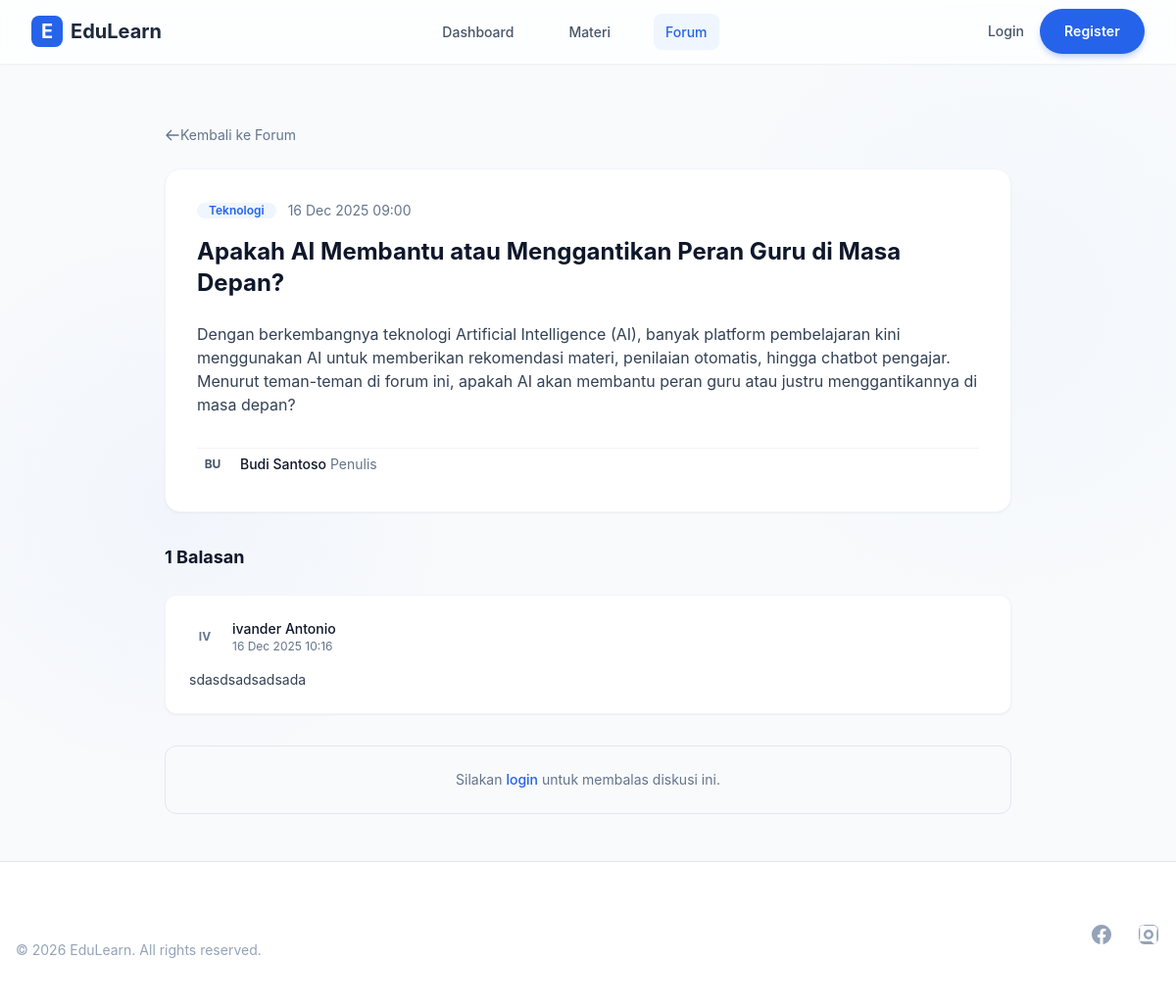
Screenshot of /forum/view.php?id=7 with the database file from the repository.
### tables this page shows
CREATE TABLE `forum_threads` (
  `id` int(11) NOT NULL,
  `user_id` int(11) NOT NULL,
  `title` varchar(200) NOT NULL,
  `category` varchar(50) DEFAULT NULL,
  `material_id` int(11) DEFAULT NULL,
  `content` text DEFAULT NULL,
  `created_at` timestamp NOT NULL DEFAULT current_timestamp()
);

CREATE TABLE `users` (
  `id` int(11) NOT NULL,
  `username` varchar(50) NOT NULL,
  `password` varchar(255) NOT NULL,
  `full_name` varchar(100) NOT NULL,
  `role` varchar(20) DEFAULT 'user'
);

CREATE TABLE `forum_replies` (
  `id` int(11) NOT NULL,
  `thread_id` int(11) NOT NULL,
  `user_id` int(11) NOT NULL,
  `content` text DEFAULT NULL,
  `created_at` timestamp NOT NULL DEFAULT current_timestamp()
);

### forum/view.php (the view, shortened to what this page needs)
<?php
require_once '../config/database.php';
require_once '../includes/header.php';
$id = $_GET['id'] ?? 0;
$stmt = $pdo->prepare("SELECT f.*, u.full_name FROM forum_threads f JOIN users u ON f.user_id = u.id WHERE f.id = ?");
$stmt->execute([$id]);
$thread = $stmt->fetch();
$stmt = $pdo->prepare("SELECT r.*, u.full_name FROM forum_replies r JOIN users u ON r.user_id = u.id WHERE r.thread_id = ? ORDER BY r.created_at ASC");
$stmt->execute([$id]);
$replies = $stmt->fetchAll();
?>
<div class="max-w-4xl mx-auto py-12 px-4 sm:px-6 lg:px-8">
    <div class="flex items-center gap-4 mb-6">
        <a href="index.php" class="inline-flex items-center text-sm text-slate-500 hover:text-primary-600">
            <svg class="w-4 h-4 mr-1" fill="none" stroke="currentColor" viewBox="0 0 24 24"><path stroke-linecap="round" stroke-linejoin="round" stroke-width="2" d="M10 19l-7-7m0 0l7-7m-7 7h18"></path></svg>
            Kembali ke Forum
        </a>
    </div>
    <div class="bg-white rounded-2xl shadow-sm border border-slate-100 overflow-hidden mb-8">
        <div class="p-8">
            <div class="flex items-center gap-3 mb-4">
                <span class="px-3 py-1 bg-primary-50 text-primary-600 text-xs font-semibold rounded-full"><?php echo htmlspecialchars($thread['category']); ?></span>
                <span class="text-sm text-slate-500"><?php echo date('d M Y H:i', strtotime($thread['created_at'])); ?></span>
            </div>
            <h1 class="text-2xl font-bold text-gray-900 mb-6"><?php echo htmlspecialchars($thread['title']); ?></h1>
            <div class="prose max-w-none text-slate-700 mb-8 whitespace-pre-wrap leading-relaxed"><?php echo htmlspecialchars($thread['content']); ?></div>
            <div class="flex items-center gap-3 pt-6 border-t border-slate-100">
                <div class="w-8 h-8 rounded-full bg-slate-200 flex items-center justify-center font-bold text-slate-600 text-xs">
                    <?php echo strtoupper(substr($thread['full_name'], 0, 2)); ?>
                </div>
                <div class="text-sm">
                    <span class="font-medium text-gray-900"><?php echo htmlspecialchars($thread['full_name']); ?></span>
                    <span class="text-slate-500">Penulis</span>
                </div>
            </div>
        </div>
    </div>
    <div class="space-y-6">
        <h3 class="text-lg font-bold text-gray-900"><?php echo count($replies); ?> Balasan</h3>
        <?php foreach ($replies as $reply): ?>
            <div class="bg-white rounded-xl shadow-sm border border-slate-100 p-6 ml-4 sm:ml-8 border-l-4 <?php echo $reply['user_id'] == $thread['user_id'] ? 'border-l-primary-500' : 'border-l-transparent'; ?>">
                <div class="flex justify-between items-start mb-4">
                    <div class="flex items-center gap-3">
                        <div class="w-8 h-8 rounded-full bg-slate-100 flex items-center justify-center font-bold text-slate-500 text-xs">
                            <?php echo strtoupper(substr($reply['full_name'], 0, 2)); ?>
                        </div>
                        <div>
                            <p class="text-sm font-medium text-gray-900">
                                <?php echo htmlspecialchars($reply['full_name']); ?>
                            </p>
                            <p class="text-xs text-slate-500"><?php echo date('d M Y H:i', strtotime($reply['created_at'])); ?></p>
                        </div>
                    </div>
                </div>
                <div class="text-slate-700 text-sm leading-relaxed whitespace-pre-wrap"><?php echo htmlspecialchars($reply['content']); ?></div>
            </div>
        <?php endforeach; ?>
    </div>
    <?php if (isset($_SESSION['user_id'])): ?>
        <div class="mt-8 bg-white rounded-xl shadow-sm border border-slate-100 p-6">
            <h3 class="text-lg font-bold text-gray-900 mb-4">Balas Diskusi</h3>
            <form action="" method="POST">
                <div class="mb-4">
                    <textarea name="content" rows="4" class="block w-full rounded-md border-gray-300 shadow-sm focus:border-primary-500 focus:ring-primary-500 sm:text-sm p-3 border" placeholder="Tulis balasanmu disini..."></textarea>
                </div>
                <div class="flex justify-end">
                    <button type="submit" class="inline-flex items-center px-4 py-2 border border-transparent text-sm font-medium rounded-md shadow-sm text-white bg-primary-600 hover:bg-primary-700 focus:outline-none focus:ring-2 focus:ring-offset-2 focus:ring-primary-500">
                        Kirim Balasan
                    </button>
                </div>
            </form>
        </div>
    <?php else: ?>
        <div class="mt-8 text-center p-6 bg-slate-50 rounded-xl border border-dashed border-slate-300">
            <p class="text-slate-500 text-sm">Silakan <a href="../login.php" class="text-primary-600 font-medium hover:underline">login</a> untuk membalas diskusi ini.</p>
        </div>
    <?php endif; ?>
</div>
<?php require_once '../includes/footer.php'; ?>

### assets/css/style.css (style rules this page uses)
*, *::before, *::after { box-sizing: border-box; margin: 0; padding: 0; }
:root { --primary-50: #eff6ff; --primary-100: #dbeafe; --primary-200: #bfdbfe; --primary-300: #93c5fd; --primary-400: #60a5fa; --primary-500: #3b82f6; --primary-600: #2563eb; --primary-700: #1d4ed8; --primary-800: #1e40af; --primary-900: #1e3a8a; --slate-50: #f8fafc; --slate-100: #f1f5f9; --slate-200: #e2e8f0; --slate-300: #cbd5e1; --slate-400: #94a3b8; --slate-500: #64748b; --slate-600: #475569; --slate-700: #334155; --slate-800: #1e293b; --slate-900: #0f172a; --red-50: #fef2f2; --red-100: #fee2e2; --red-500: #ef4444; --red-600: #dc2626; --red-700: #b91c1c; --green-50: #f0fdf4; --green-100: #dcfce7; --green-500: #22c55e; --green-600: #16a34a; --green-700: #15803d; --green-800: #166534; --yellow-400: #facc15; --white: #ffffff; --font-sans: "Inter", -apple-system, BlinkMacSystemFont, "Segoe UI", Roboto, "Helvetica Neue", Arial, sans-serif; --shadow-sm: 0 1px 2px 0 rgb(0 0 0 / 0.05); --shadow-md: 0 4px 6px -1px rgb(0 0 0 / 0.1), 0 2px 4px -2px rgb(0 0 0 / 0.1); --shadow-lg: 0 10px 15px -3px rgb(0 0 0 / 0.1), 0 4px 6px -4px rgb(0 0 0 / 0.1); --shadow-xl: 0 20px 25px -5px rgb(0 0 0 / 0.1), 0 8px 10px -6px rgb(0 0 0 / 0.1); --shadow-input: 0 1px 2px 0 rgba(0, 0, 0, 0.05); --shadow-button: 0 4px 6px -1px rgba(37, 99, 235, 0.2), 0 2px 4px -2px rgba(37, 99, 235, 0.1); }
body { font-family: var(--font-sans); background-color: var(--slate-50); background-image: radial-gradient( circle at 15% 50%, rgba(37, 99, 235, 0.03) 0%, transparent 25% ), radial-gradient( circle at 85% 30%, rgba(147, 197, 253, 0.05) 0%, transparent 25% ); color: var(--slate-800); line-height: 1.6; -webkit-font-smoothing: antialiased; min-height: 100vh; display: flex; flex-direction: column; }
a { text-decoration: none; color: inherit; transition: all 0.2s ease; }
img, svg { display: block; }
.flex { display: flex; }
.flex-col { flex-direction: column; }
.items-center { align-items: center; }
.items-start { align-items: flex-start; }
.justify-between { justify-content: space-between; }
.justify-center { justify-content: center; }
.gap-3 { gap: 0.75rem; }
.gap-4 { gap: 1rem; }
.inline-flex { display: inline-flex; }
.text-center { text-align: center; }
.font-bold { font-weight: 700; }
.font-semibold { font-weight: 600; }
.font-medium { font-weight: 500; }
.text-xs { font-size: 0.75rem; line-height: 1rem; }
.text-sm { font-size: 0.875rem; line-height: 1.25rem; }
.text-lg { font-size: 1.125rem; line-height: 1.75rem; }
.text-2xl { font-size: 1.5rem; line-height: 2rem; }
.text-slate-500 { color: var(--slate-500); }
.text-slate-600 { color: var(--slate-600); }
.text-slate-700 { color: var(--slate-700); }
.text-slate-800 { color: var(--slate-800); }
.text-gray-900 { color: var(--slate-900); }
.text-primary-600 { color: var(--primary-600); }
.bg-white { background-color: var(--white); }
.bg-slate-50 { background-color: var(--slate-50); }
.bg-primary-50 { background-color: var(--primary-50); }
.rounded-xl { border-radius: 0.75rem; }
.rounded-2xl { border-radius: 1rem; }
.rounded-full { border-radius: 9999px; }
.border { border: 1px solid var(--slate-200); }
.border-t { border-top: 1px solid var(--slate-200); }
.border-slate-100 { border-color: var(--slate-100); }
.p-6 { padding: 1.5rem; }
.p-8 { padding: 2rem; }
.px-3 { padding-left: 0.75rem; padding-right: 0.75rem; }
.px-4 { padding-left: 1rem; padding-right: 1rem; }
.py-12 { padding-top: 3rem; padding-bottom: 3rem; }
.mt-8 { margin-top: 2rem; }
.mb-4 { margin-bottom: 1rem; }
.mb-6 { margin-bottom: 1.5rem; }
.mb-8 { margin-bottom: 2rem; }
.mx-auto { margin-left: auto; margin-right: auto; }
.shadow-sm { box-shadow: var(--shadow-sm); }
.w-4 { width: 1rem; }
.h-4 { height: 1rem; }
.w-8 { width: 2rem; }
.h-8 { height: 2rem; }
.max-w-4xl { max-width: 56rem; }
.overflow-hidden { overflow: hidden; }
body { font-family: var(--font-sans); background-color: var(--slate-50); color: var(--slate-800); line-height: 1.5; -webkit-font-smoothing: antialiased; min-height: 100vh; display: flex; flex-direction: column; }
a { text-decoration: none; color: inherit; transition: color 0.2s, background-color 0.2s; }
img, svg { display: block; vertical-align: middle; }
.border { border-width: 1px; border-style: solid; }
.border-t { border-top-width: 1px; border-top-style: solid; }
.shadow-sm { box-shadow: 0 1px 2px 0 rgb(0 0 0 / 0.05); }
.space-y-6 > :not([hidden]) ~ :not([hidden]) { margin-top: 1.5rem; }

### rows the page displays
forum_threads: category "Teknologi", created_at "16 Dec 2025 09:00", title "Apakah AI Membantu atau Menggantikan Peran Guru di Masa Depan?", content "Dengan berkembangnya teknologi Artificial Intelligence (AI), banyak platform pembelajaran kini menggunakan AI untuk memberikan rekomendasi materi, penilaian otomatis, hingga chatbot pengajar. Menurut teman-teman di forum ini, apakah AI akan membantu peran guru atau justru menggantikannya di masa depan?", user.full_name "BU", user.full_name "Budi Santoso"
forum_replies: user.full_name "IV", user.full_name "ivander Antonio", created_at "16 Dec 2025 10:16", content "sdasdsadsadsada"

### other values shown
count($replies) "1"
